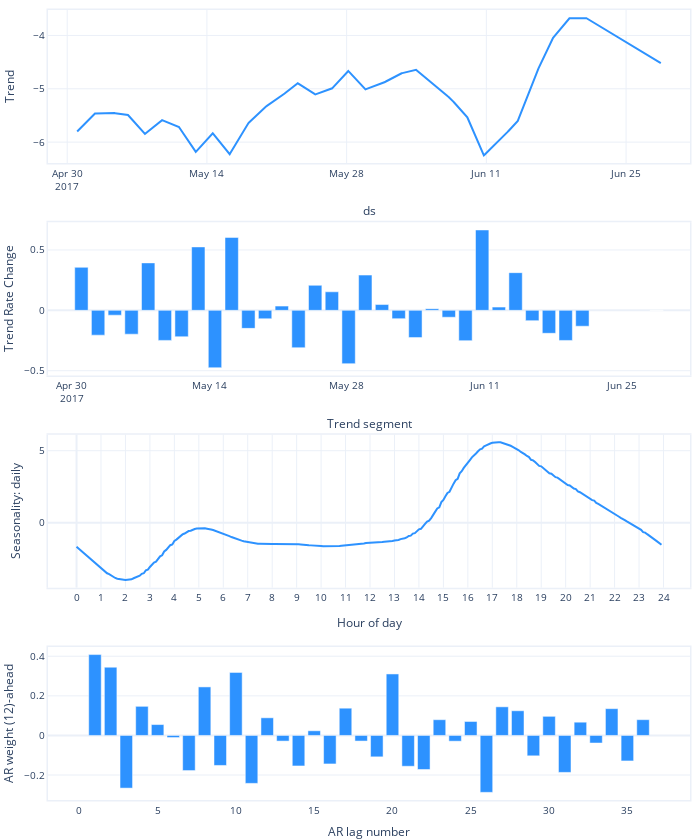

Notebook code for this chart:
### Code cell
fig_param = m.plot_parameters()
fig_param.show()

### Figure 1 — Plotly figure (JSON) as saved in the notebook; plotly's stock layout.template omitted (floating-point values rounded to 4 significant figures; data arrays with more than 128 entries replaced by an {"elided": "..."} marker saying what was removed)
{"data": [{"fill": "none", "line": {"color": "#2d92ff", "width": 2}, "mode": "lines", "name": "<b style=\"color:sandybrown\">[R]</b> Trend <i style=\"color:#fc9944\">~1h</i>", "type": "scatter", "uid": "2ebf7998-1f8d-4f64-91b1-5d651c26a99f", "x": {"elided": "1000 str values"}, "xaxis": "x", "y": {"elided": "1000 float values"}, "yaxis": "y"}, {"marker": {"color": "#2d92ff"}, "name": "Trend Rate Change", "type": "bar", "uid": "ca43d874-8a82-496a-9679-d77782a27e96", "x": ["2017-05-01T00:00:00", "2017-05-02T16:44:57.096774", "2017-05-04T09:29:54.193548", "2017-05-06T02:14:51.290323", "2017-05-07T18:59:48.387097", "2017-05-09T11:44:45.483871", "2017-05-11T04:29:42.580645", "2017-05-12T21:14:39.677419", "2017-05-14T13:59:36.774194", "2017-05-16T06:44:33.870968", "2017-05-17T23:29:30.967742", "2017-05-19T16:14:28.064516", "2017-05-21T08:59:25.161290", "2017-05-23T01:44:22.258065", "2017-05-24T18:29:19.354839", "2017-05-26T11:14:16.451613", "2017-05-28T03:59:13.548387", "2017-05-29T20:44:10.645161", "2017-05-31T13:29:07.741935", "2017-06-02T06:14:04.838710", "2017-06-03T22:59:01.935484", "2017-06-05T15:43:59.032258", "2017-06-07T08:28:56.129032", "2017-06-09T01:13:53.225806", "2017-06-10T17:58:50.322581", "2017-06-12T10:43:47.419355", "2017-06-14T03:28:44.516129", "2017-06-15T20:13:41.612903", "2017-06-17T12:58:38.709677", "2017-06-19T05:43:35.806452", "2017-06-20T22:28:32.903226", "2017-06-28T11:35:00"], "xaxis": "x2", "y": [0.3559, -0.2055, -0.04008, -0.1974, 0.3928, -0.2489, -0.2185, 0.525, -0.4752, 0.6037, -0.1494, -0.06975, 0.03493, -0.3093, 0.207, 0.1534, -0.4415, 0.292, 0.04789, -0.06877, -0.226, 0.01388, -0.05712, -0.2509, 0.6654, 0.02652, 0.3118, -0.08534, -0.19, -0.2492, -0.1315, 0], "yaxis": "y2"}, {"fill": "none", "line": {"color": "#2d92ff", "width": 2}, "mode": "lines", "name": "daily", "type": "scatter", "uid": "00b715b5-05db-4b1e-8f86-6c2bc6cd02cb", "x": {"elided": "288 int values"}, "xaxis": "x3", "y": {"elided": "288 float values"}, "yaxis": "y3"}, {"marker": {"color": "#2d92ff"}, "name": "AR", "type": "bar", "uid": "6cf8a18f-c17b-481d-b8a7-552fefccf149", "width": 0.8, "x": [36, 35, 34, 33, 32, 31, 30, 29, 28, 27, 26, 25, 24, 23, 22, 21, 20, 19, 18, 17, 16, 15, 14, 13, 12, 11, 10, 9, 8, 7, 6, 5, 4, 3, 2, 1], "xaxis": "x4", "y": [0.07963, -0.1289, 0.1353, -0.03828, 0.06695, -0.1867, 0.09652, -0.103, 0.1247, 0.1446, -0.2875, 0.0705, -0.02906, 0.07945, -0.172, -0.1557, 0.3105, -0.1081, -0.0284, 0.1377, -0.144, 0.02356, -0.1542, -0.02856, 0.08909, -0.2421, 0.3181, -0.1516, 0.2451, -0.1774, -0.0107, 0.05495, 0.147, -0.2661, 0.3448, 0.4084], "yaxis": "y4"}], "layout": {"autosize": true, "font": {"size": 10}, "height": 840, "hovermode": "x unified", "margin": {"b": 0, "l": 0, "pad": 0, "r": 10, "t": 10}, "showlegend": false, "title": {"font": {"size": 12}}, "width": 700, "xaxis": {"anchor": "y", "domain": [0, 1], "linewidth": 1.5, "mirror": true, "range": ["2017-04-28T01:50:00", "2017-07-01T09:45:00"], "showline": true, "title": {"text": "ds"}, "type": "date"}, "xaxis2": {"anchor": "y2", "domain": [0, 1], "linewidth": 1.5, "mirror": true, "range": ["2017-04-27T14:30:05.806452", "2017-07-01T21:04:54.193548"], "showline": true, "title": {"text": "Trend segment"}, "type": "date"}, "xaxis3": {"anchor": "y3", "domain": [0, 1], "linewidth": 1.5, "mirror": true, "range": [-14, 301], "showline": true, "tickmode": "array", "ticktext": [0, 1, 2, 3, 4, 5, 6, 7, 8, 9, 10, 11, 12, 13, 14, 15, 16, 17, 18, 19, 20, 21, 22, 23, 24], "tickvals": [0, 12, 24, 36, 48, 60, 72, 84, 96, 108, 120, 132, 144, 156, 168, 180, 192, 204, 216, 228, 240, 252, 264, 276, 288], "title": {"text": "Hour of day"}}, "xaxis4": {"anchor": "y4", "domain": [0, 1], "linewidth": 1.5, "mirror": true, "range": [-2, 39], "showline": true, "title": {"text": "AR lag number"}}, "yaxis": {"anchor": "x", "domain": [0.8063, 1], "linewidth": 1.5, "mirror": true, "rangemode": "normal", "showline": true, "title": {"text": "Trend"}}, "yaxis2": {"anchor": "x2", "domain": [0.5375, 0.7312], "linewidth": 1.5, "mirror": true, "rangemode": "normal", "showline": true, "title": {"text": "Trend Rate Change"}}, "yaxis3": {"anchor": "x3", "domain": [0.2687, 0.4625], "linewidth": 1.5, "mirror": true, "rangemode": "normal", "showline": true, "title": {"text": "Seasonality: daily"}}, "yaxis4": {"anchor": "x4", "domain": [0, 0.1938], "linewidth": 1.5, "mirror": true, "rangemode": "normal", "showline": true, "title": {"text": "AR weight (12)-ahead"}}}}
